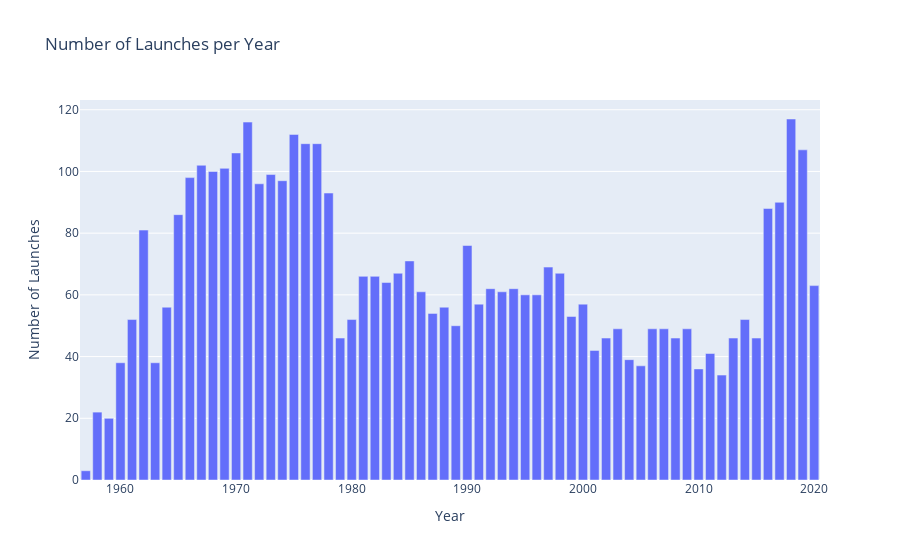

Source (notebook cell):
### Markdown cell above
# Chart the Number of Launches per Year

### Code cell
df_data['Date'] = pd.to_datetime(df_data['Date'], errors='coerce')

df_data['Year'] = df_data['Date'].dt.year

launches_per_year = df_data.groupby('Year').size().reset_index(name='Number of Launches')

bar_chart = px.bar(
    launches_per_year,
    x='Year',
    y='Number of Launches',
    title='Number of Launches per Year',
    labels={'Number of Launches': 'Number of Launches'},
)


bar_chart.show()

### Figure 1 — Plotly figure (JSON) as saved in the notebook; plotly's stock layout.template omitted (floating-point values rounded to 4 significant figures)
{"data": [{"alignmentgroup": "True", "hovertemplate": "Year=%{x}<br>Number of Launches=%{y}<extra></extra>", "legendgroup": "", "marker": {"color": "#636efa", "pattern": {"shape": ""}}, "name": "", "offsetgroup": "", "orientation": "v", "showlegend": false, "textposition": "auto", "type": "bar", "x": [1957, 1958, 1959, 1960, 1961, 1962, 1963, 1964, 1965, 1966, 1967, 1968, 1969, 1970, 1971, 1972, 1973, 1974, 1975, 1976, 1977, 1978, 1979, 1980, 1981, 1982, 1983, 1984, 1985, 1986, 1987, 1988, 1989, 1990, 1991, 1992, 1993, 1994, 1995, 1996, 1997, 1998, 1999, 2000, 2001, 2002, 2003, 2004, 2005, 2006, 2007, 2008, 2009, 2010, 2011, 2012, 2013, 2014, 2015, 2016, 2017, 2018, 2019, 2020], "xaxis": "x", "y": [3, 22, 20, 38, 52, 81, 38, 56, 86, 98, 102, 100, 101, 106, 116, 96, 99, 97, 112, 109, 109, 93, 46, 52, 66, 66, 64, 67, 71, 61, 54, 56, 50, 76, 57, 62, 61, 62, 60, 60, 69, 67, 53, 57, 42, 46, 49, 39, 37, 49, 49, 46, 49, 36, 41, 34, 46, 52, 46, 88, 90, 117, 107, 63], "yaxis": "y"}], "layout": {"barmode": "relative", "legend": {"tracegroupgap": 0}, "title": {"text": "Number of Launches per Year"}, "xaxis": {"anchor": "y", "domain": [0, 1], "title": {"text": "Year"}}, "yaxis": {"anchor": "x", "domain": [0, 1], "title": {"text": "Number of Launches"}}}}
